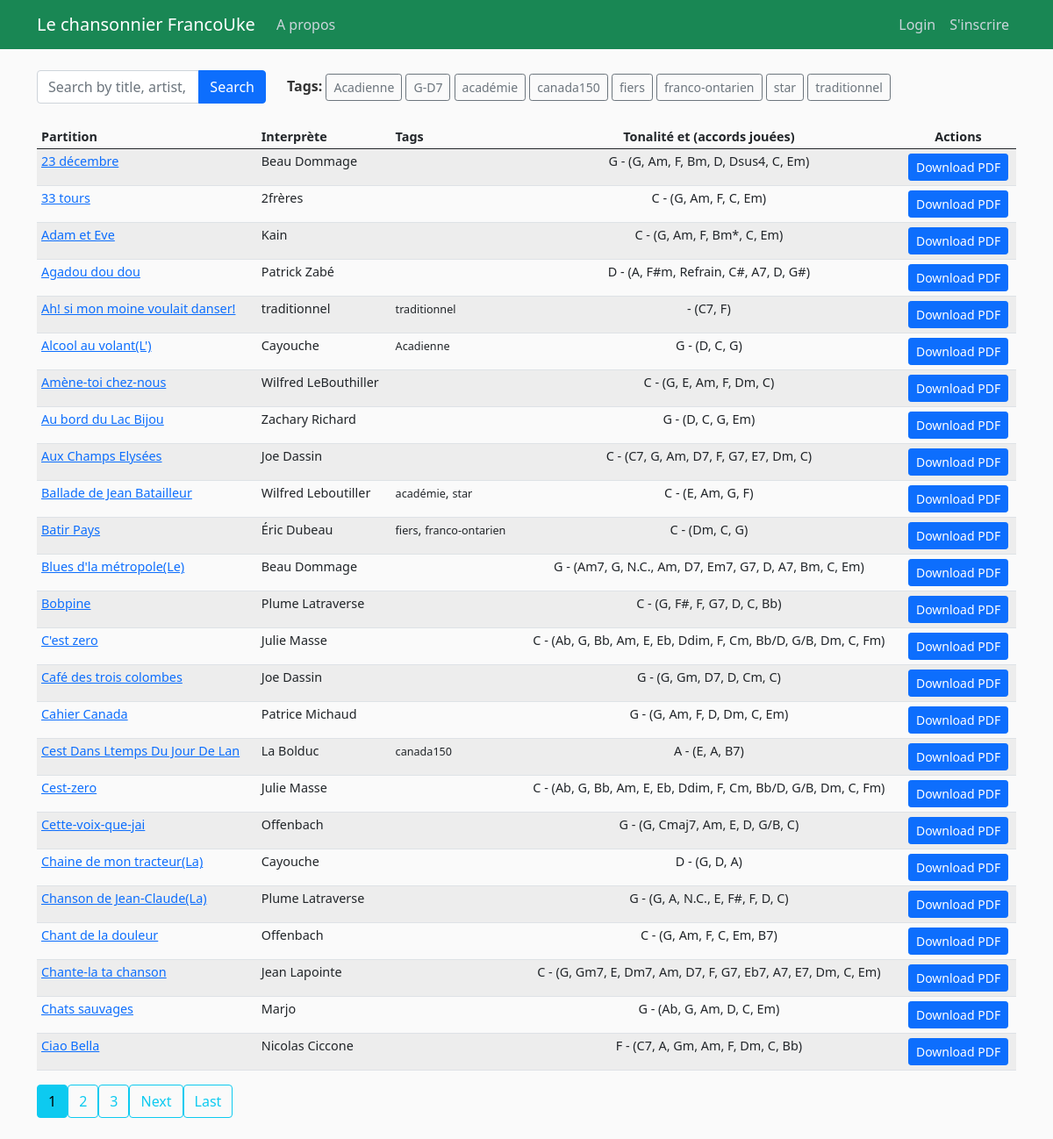
The page / on the database its author committed.
### songbook/models.py (models this page shows, shortened)
class Song(models.Model):
    songTitle = models.CharField(max_length=100, blank=True, null=True)
    songChordPro = models.TextField()  # Original
    lyrics_with_chords = models.JSONField(null=True, blank=True)
    metadata = models.JSONField(blank=True, null=True)  # Stores metadata as JSON
    date_posted = models.DateField(default=timezone.now)
    contributor = models.ForeignKey(User, on_delete=models.CASCADE)
    tags = TaggableManager(blank=True)

### songbook/views.py (the view, shortened to what this page needs)
# urls.py: path('', SongListView.as_view(), name='songbook-home'),
class SongListView(ListView):
    model = Song
    template_name = 'songbook/song_list.html'
    context_object_name = 'songs'
    ordering = ['songTitle']
    paginate_by = 25
    def get_queryset(self):
        queryset = super().get_queryset()
        search_query = self.request.GET.get('q', '')  # Search query
        selected_tag = self.request.GET.get('tag', '')  # Selected tag
        if selected_tag:  # Filter by tag if a tag is selected
            queryset = queryset.filter(tags__name=selected_tag)
        return queryset
    def get_context_data(self, **kwargs):
        context = super().get_context_data(**kwargs)
        search_query = self.request.GET.get('q', '')
        selected_tag = self.request.GET.get('tag', '')  # Selected tag
        song_data = []
        for song in context['songs']:
            parsed_data = song.lyrics_with_chords or ""
            chords = extract_chords(parsed_data, unique=True) if parsed_data else []
            tags = [tag.name for tag in song.tags.all()]  # Get tags for each song
            song_data.append({
                'song': song,
                'chords': ', '.join(chords),
                'tags': ', '.join(tags),
            })
        all_tags = Tag.objects.all().values_list('name', flat=True).distinct()
        context['song_data'] = song_data
        context['search_query'] = search_query
        context['selected_tag'] = selected_tag  # Pass the selected tag
        context['all_tags'] = all_tags  # Add all tags to context
        return context

### songbook/transposer.py (called while the page is built)
def extract_chords(parsed_data, unique=False):
    chords = []
    for section in parsed_data:
        for item in section:
            if isinstance(item, dict) and 'chord' in item and item['chord']:
                chords.append(item['chord'])
    if unique:
        return list(set(chords))  # Return unique chords
    return chords  # Return all chords

### songbook/templates/songbook/song_list.html (shortened to what this page needs)
{% extends "songbook/base.html" %}
  {% block content %}
<form method="get" class="mb-4">
    <div class="row align-items-center">
        <div class="col-md-3">
            <div class="input-group">
                <input type="text" name="q" class="form-control"
                       placeholder="Search by title, artist, lyricist or composer"
                       value="{{ search_query }}">
                <button class="btn btn-primary" type="submit">Search</button>
            </div>
        </div>
        <div class="col-md-9">
            <strong>Tags: </strong>
            {% for tag in all_tags %}
                <a href="?tag={{ tag }}" class="btn btn-outline-secondary btn-sm">
                    {{ tag }}
                </a>
            {% endfor %}
        </div>
    </div>
</form>
<div class="table-responsive">
    <table class="table table-striped table-hover table-condensed">
        <thead>
            <tr>
                <th>Partition</th>
                <th>Interprète</th>
                <th>Tags</th>
                <th class="text-center">Tonalité et (accords jouées)</th>
                <th class="text-center">Actions</th>
            </tr>
        </thead>
        <tbody>
            {% for item in song_data %}
            <tr>
                <td>
                    <a href="{% url 'score' item.song.id %}" class="song-link" title="{{ item.song.songTitle }}" aria-label="View score for {{ item.song.songTitle }}">
                        {{ item.song.songTitle }}
                    </a>
                </td>
                <td>{{ item.song.metadata.artist|default_if_none:"Unknown Artist" }}</td>
                <td>
                    {% for tag in item.song.tags.all %}
                        <small>{{ tag }}</small>{% if not forloop.last %}, {% endif %}
                    {% endfor %}
                </td>
                <td class="text-center">
                    {{ item.song.metadata.key|default_if_none:"Unknown" }} - ({{ item.chords|default_if_none:"N/A" }})
                </td>
                <td class="text-center">
                    <a href="{% url 'generate_single_song_pdf' item.song.id %}" class="btn btn-primary btn-sm" title="Download PDF for {{ item.song.songTitle }}">
                        Download PDF
                    </a>
                </td>
            </tr>
            {% empty %}
            <tr>
                <td colspan="4" class="text-center">No songs found matching your search.</td>
            </tr>
            {% endfor %}
        </tbody>
    </table>
</div>
{% if is_paginated %}
<div class="pagination">
    {% for num in page_obj.paginator.page_range %}
        {% if page_obj.number == num %}
        <a class="btn btn-info mb-4" href="?page={{ num }}" aria-current="page">{{ num }}</a>
        {% elif num > page_obj.number|add:'-3' and num < page_obj.number|add:'3' %}
        <a class="btn btn-outline-info mb-4" href="?page={{ num }}">{{ num }}</a>
        {% endif %}
    {% endfor %}
    {% if page_obj.has_next %}
    <a class="btn btn-outline-info mb-4" href="?page={{ page_obj.next_page_number }}" aria-label="Next page">Next</a>
    <a class="btn btn-outline-info mb-4" href="?page={{ page_obj.paginator.num_pages }}" aria-label="Last page">Last</a>
    {% endif %}
</div>
{% endif %}
{% endblock content %}

### songbook/static/songbook/main.css (style rules this page uses)
body { background: #fafafa; color: #333333; margin-top: 5rem; }
.table-condensed td, .table-condensed th { padding: 5px; line-height: 1.2; font-size: 0.9rem; }

### rows shown on the page
Song: song.songTitle "23 décembre", song.metadata.artist "Beau Dommage", song.metadata.key "G", chords "G, Am, F, Bm, D, Dsus4, C, Em"
Song: song.songTitle "33 tours", song.metadata.artist "2frères", song.metadata.key "C", chords "G, Am, F, C, Em"
Song: song.songTitle "Adam et Eve", song.metadata.artist "Kain", song.metadata.key "C", chords "G, Am, F, Bm*, C, Em"
Song: song.songTitle "Agadou dou dou", song.metadata.artist "Patrick Zabé", song.metadata.key "D", chords "A, F#m, Refrain, C#, A7, D, G#"
Song: song.songTitle "Ah! si mon moine voulait danser!", song.metadata.artist "traditionnel", chords "C7, F"
Tag: name "traditionnel"
Song: song.songTitle "Alcool au volant(L')", song.metadata.artist "Cayouche", song.metadata.key "G", chords "D, C, G"
Tag: name "Acadienne"
Song: song.songTitle "Amène-toi chez-nous", song.metadata.artist "Wilfred LeBouthiller", song.metadata.key "C", chords "G, E, Am, F, Dm, C"
Song: song.songTitle "Au bord du Lac Bijou", song.metadata.artist "Zachary Richard", song.metadata.key "G", chords "D, C, G, Em"
Song: song.songTitle "Aux Champs Elysées", song.metadata.artist "Joe Dassin", song.metadata.key "C", chords "C7, G, Am, D7, F, G7, E7, Dm, C"
Song: song.songTitle "Ballade de Jean Batailleur", song.metadata.artist "Wilfred Leboutiller", song.metadata.key "C", chords "E, Am, G, F"
Tag: name "académie"
Tag: name "star"
Song: song.songTitle "Batir Pays", song.metadata.artist "Éric Dubeau", song.metadata.key "C", chords "Dm, C, G"
Tag: name "fiers"
Tag: name "franco-ontarien"
Song: song.songTitle "Blues d'la métropole(Le)", song.metadata.artist "Beau Dommage", song.metadata.key "G", chords "Am7, G, N.C., Am, D7, Em7, G7, D, A7, Bm, C, Em"
Song: song.songTitle "Bobpine", song.metadata.artist "Plume Latraverse", song.metadata.key "C", chords "G, F#, F, G7, D, C, Bb"
Song: song.songTitle "C'est zero", song.metadata.artist "Julie Masse", song.metadata.key "C", chords "Ab, G, Bb, Am, E, Eb, Ddim, F, Cm, Bb/D, G/B, Dm, C, Fm"
Song: song.songTitle "Café des trois colombes", song.metadata.artist "Joe Dassin", song.metadata.key "G", chords "G, Gm, D7, D, Cm, C"
Song: song.songTitle "Cahier Canada", song.metadata.artist "Patrice Michaud", song.metadata.key "G", chords "G, Am, F, D, Dm, C, Em"
Song: song.songTitle "Cest Dans Ltemps Du Jour De Lan", song.metadata.artist "La Bolduc", song.metadata.key "A", chords "E, A, B7"
Tag: name "canada150"
Song: song.songTitle "Cest-zero", song.metadata.artist "Julie Masse", song.metadata.key "C", chords "Ab, G, Bb, Am, E, Eb, Ddim, F, Cm, Bb/D, G/B, Dm, C, Fm"
Song: song.songTitle "Cette-voix-que-jai", song.metadata.artist "Offenbach", song.metadata.key "G", chords "G, Cmaj7, Am, E, D, G/B, C"
Song: song.songTitle "Chaine de mon tracteur(La)", song.metadata.artist "Cayouche", song.metadata.key "D", chords "G, D, A"
Song: song.songTitle "Chanson de Jean-Claude(La)", song.metadata.artist "Plume Latraverse", song.metadata.key "G", chords "G, A, N.C., E, F#, F, D, C"
Song: song.songTitle "Chant de la douleur", song.metadata.artist "Offenbach", song.metadata.key "C", chords "G, Am, F, C, Em, B7"
Song: song.songTitle "Chante-la ta chanson", song.metadata.artist "Jean Lapointe", song.metadata.key "C", chords "G, Gm7, E, Dm7, Am, D7, F, G7, Eb7, A7, E7, Dm, C, Em"
Song: song.songTitle "Chats sauvages", song.metadata.artist "Marjo", song.metadata.key "G", chords "Ab, G, Am, D, C, Em"
Song: song.songTitle "Ciao Bella", song.metadata.artist "Nicolas Ciccone", song.metadata.key "F", chords "C7, A, Gm, Am, F, Dm, C, Bb"

### other values the page prints
{{ tag }} "Acadienne" "G-D7" "académie" "canada150" "fiers" "franco-ontarien" "star" "traditionnel"
{{ num }} "1"
{{ num }} "2" "3"
